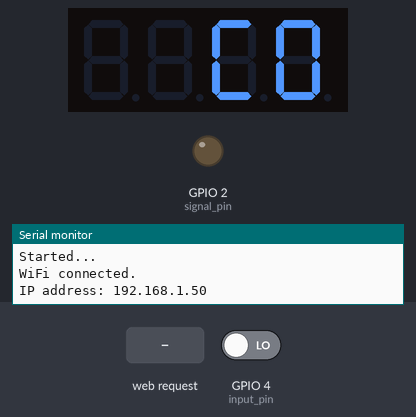
Bench run of a sketch on a simulated ESP32. Shown: 4-digit seven-segment display, output pins drawn as LEDs (lit = HIGH), the last lines printed to the serial monitor. Inputs (shaded band) come from the test bench; at power-on: GPIO 4 (input_pin) LOW. WiFi joins after 1.5 s; servers stay silent unless stated.

Above: at 1.9 s.
At 6.7 s:
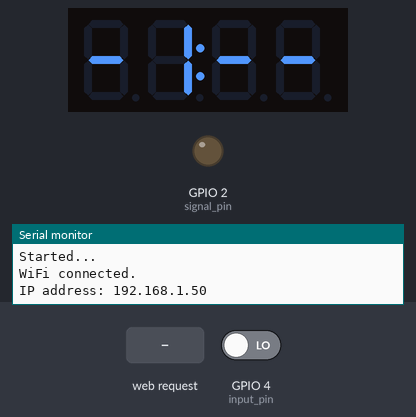
6.8 s: HTTP request GET /?b2/i10 received
At 7.9 s:
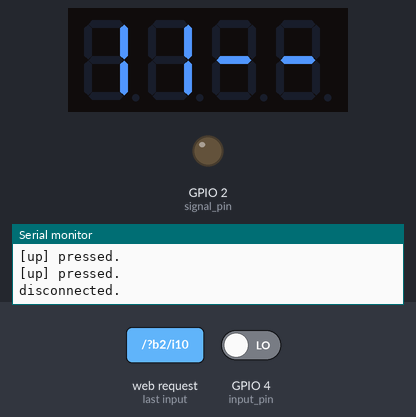
11.0 s: HTTP request GET /?b1/start received
At 11.4 s:
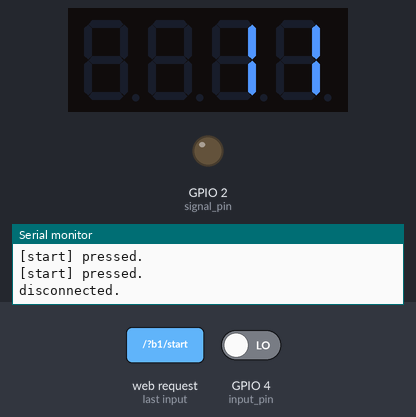
14.9 s: GPIO 4 (input_pin) driven HIGH
At 16.8 s:
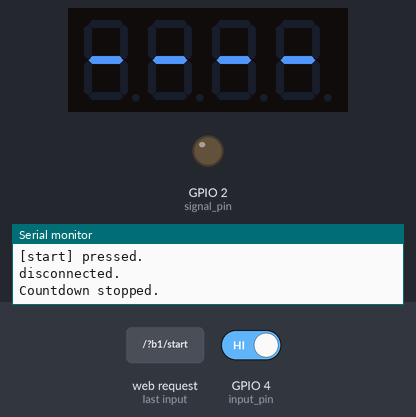
Timing chart, 0 to 18.3 s (numbered marks = the images above; inputs shaded):
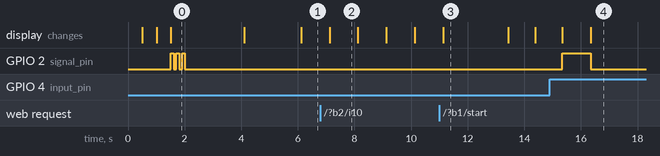

The sketch:

kitchentimer.ino
```cpp
/*****************************************************************************
  This is the "kitchentimer" sketch.

  Module        : main module, kitchentimer.ino
  Author        : Swen Hopfe (dj)
  Design        : 2018-12-20
  Last modified : 2019-01-09

  It works with the Adafruit LED 7-Segment backpacks
  with I2C interface.  It was tested with ESP32-ST,
  wiring for a wroom eboxmaker himalaya board.

 ****************************************************************************/

#include <Wire.h>
#include "Adafruit_LEDBackpack.h"
#include <Adafruit_GFX.h>
#include <WiFi.h>

// WiFi and web app stuff
const char* ssid      = "your_ssid";
const char* password  = "your_password";
WiFiServer server(80);
boolean confl = false;
const char* local_url = "192.168.178.xx";

// initialize segment display
Adafruit_7segment display = Adafruit_7segment();

// input button
const int input_pin = 4;

// output for piezo
const int signal_pin = 2;

// to switch the colon
boolean colon = false;

// one minute shortest time to go
int minutes_togo = 1;

// global display status, initial value
String kstate = "-1:--";

// action switch
// 0 - idle state
// 1 - push button pressed in status "Start" to start countdown
// 2 - push button pressed in status "Running" to stop countdown
int sfl = 0;

//----------------------------------------------------------------------------
// sound

// beeps num times with delay of 100ms
void beep(int num) {
  for(int i = 0; i < num; i++ ) {
    digitalWrite(signal_pin, true); delay(100);
    digitalWrite(signal_pin, false); delay(100);
  }
}

// switch piezo on
void beep_on() {
  digitalWrite(signal_pin, true);
  }

// switch piezo off
void beep_off() {
  digitalWrite(signal_pin, false);
  }

//----------------------------------------------------------------------------
// web server

int web(String kt_state, String refr, String bsign) {

  int retval = 0;

  // kt_state : string for the virtual display
  // refr     : refresh rate of the current site
  // bsign    : how the push button should look like

  WiFiClient client = server.available();

  // if there is a client
  if (client) {
    Serial.println("New client.");
    String linebuf = "";

    while (client.connected()) {
      if (client.available()) {
        char rd = client.read();

        // end of request is marked with an empty line and the 'newline' character
        if (rd == '\n') {
          if (linebuf.length() == 0) {
            // now we have to send our response to the client, the webpage

            // the web page header
            client.println("HTTP/1.1 200 OK");
            client.println("Content-type:text/html");
            client.println();
            client.println("<!DOCTYPE html><html>");
            client.println("<head><META name=\"viewport\" content=\"width=device-width, initial-scale=1\">");
            client.println("<META HTTP-EQUIV=\"refresh\" CONTENT=\"" + refr + "; url=http://" + local_url + "\">");

            // some styling
            client.println("<style>html {font-family: \"Helvetica\",\"Arial\",sans-serif; display: inline-block;");
            client.println("margin: 0px auto; text-align: center;}");
            client.println("h1 , h2 { font-family: \"Helvetica\",\"Arial\",sans-serif;}");
            if(bsign == "Start") client.println(".button1 { font-family: monospace; background-color: #51AE4B; border: none; color: white; padding: 15px 15px;");
            if(bsign == "Stop") client.println(".button1 { font-family: monospace; background-color: #999900; border: none; color: white; padding: 15px 15px;");
            if(bsign == "Stopped") client.println(".button1 { font-family: monospace; background-color: #0000FF; border: none; color: white; padding: 15px 15px;");
            if(bsign == "Up!") client.println(".button1 { font-family: monospace; background-color: #FF0000; border: none; color: white; padding: 15px 15px;");
            client.println("text-decoration: none; margin: 10px; font-size: 20px;}");
            client.println(".button2 { font-family: monospace; background-color: #999; border: none; color: white; padding: 15px 15px;");
            client.println("text-decoration: none; margin: 10px; font-size: 14px;}");
            client.println("</style></head>");

            // web page body
            client.println("<body><h2>kitchen timer</h2>");
            client.println("<p><h1>" + kt_state + "</h1></p>");

            if(bsign == "Stop") {
              client.println("<p><a href=\"?b1/stop\"><button class=\"button1\">" + bsign + "</button></a></p>");
            } else if (bsign == "Start") {
              client.println("<p><a href=\"?b1/start\"><button class=\"button1\">" + bsign + "</button></a></p>");
            } else {
              client.println("<p><button class=\"button1\">" + bsign + "</button></p>");
            }

            // show increase / decrease buttons only when not running
            if(bsign == "Start") {
              client.println("<p><a href=\"?b2/inc\"><button class=\"button2\">+ 1</button></a>");
              client.println("<a href=\"?b2/i10\"><button class=\"button2\">+10</button></a></p>");
              client.println("<p><a href=\"?b2/dec\"><button class=\"button2\">- 1</button></a>");
              client.println("<a href=\"?b2/d10\"><button class=\"button2\">-10</button></a></p>");
            }

            // let's close the tags and end up with a blank line
            client.println("</body></html>");
            client.println();
            break;

          } else {
            // at the end of line ('\n') clear buffer
            linebuf = "";
          }

        } else if (rd != '\r') {
          // all to add except '\r'
          linebuf += rd;
          }

        //if (rd == '\r') Serial.println(linebuf);

        // check as what the button was pushed
        if (linebuf.endsWith("GET /?b1/start HTTP/1.1")) {
          Serial.println("[start] pressed.");
          retval = 1;
          }
        if (linebuf.endsWith("GET /?b1/stop HTTP/1.1")) {
          Serial.println("[stop] pressed.");
          retval = 2;
          }
        if (linebuf.endsWith("GET /?b2/inc HTTP/1.1")) {
          Serial.println("[up] pressed.");
          retval = 4;
          }
        if (linebuf.endsWith("GET /?b2/dec HTTP/1.1")) {
          Serial.println("[down] pressed.");
          retval = 5;
          }
        if (linebuf.endsWith("GET /?b2/i10 HTTP/1.1")) {
          Serial.println("[up] pressed.");
          retval = 6;
          }
        if (linebuf.endsWith("GET /?b2/d10 HTTP/1.1")) {
          Serial.println("[down] pressed.");
          retval = 7;
          }

      }
    }
    // close the connection:
    client.stop();
    Serial.println("disconnected.");
  }
  return(retval);
}

//----------------------------------------------------------------------------

void setup() {

  // set pin for input purpose
  pinMode(input_pin, INPUT);

  // set signal pin to output
  pinMode(signal_pin, OUTPUT);
  digitalWrite(signal_pin, false);

  // start serial
  Serial.begin(115200);
  Serial.println("Started...");

  // connect to display with adress 0x70
  display.begin(0x70);

  // WiFi connect
  WiFi.begin(ssid, password);
  int wc = 0;
  // wait for connection 6*0.5=3sec
  while ((WiFi.status() != WL_CONNECTED) && (wc < 7)) {
      if(wc < 5) { if(wc==2)wc++; display.writeDigitNum(wc, 1, false);}
      display.writeDisplay();
      delay(500);
      wc++;
  }
  // message to serial and display
  // and start the server if connected
  if(WiFi.status() == WL_CONNECTED) {
    Serial.println("WiFi connected.");
    Serial.print("IP address: ");
    Serial.println(WiFi.localIP());
    display.print(0xc0, HEX);
    display.writeDisplay();
    confl = true;
    // beep 3 times
    beep(3);
  }
  else {
    Serial.println("WiFi not connected.");
    display.print(0xee, HEX);
    display.writeDisplay();
    // beep 2 times
    beep(2);
  }
  delay(2000);

  if(confl)server.begin();

  // Regular start screen
  display.println(10000);
  // this was to cause an error to display start screen "-- --"
  display.writeDigitNum(1, minutes_togo, false);
  // we've got "-1 --" now
  display.writeDisplay();
}

//----------------------------------------------------------------------------

void loop() {

  // go in if push button pressed
  if ((digitalRead(input_pin)==HIGH) || (sfl==1)) {

    sfl = 0;
    // display to go time for countdown
    display.println(minutes_togo);
    display.writeDisplay();

    delay(2300);
    //--------------------------------------------------
    // if button pressed for additional 3sec
    // increase togo time for 1min each cycle
    // and show it
    // time limit is 90min
    while ((digitalRead(input_pin)==HIGH)&&(minutes_togo < 91)){
      minutes_togo++;
      display.println(minutes_togo);
      display.writeDisplay();
      // shorting waiting time later on
      int delay_time = 1800;
      if(minutes_togo > 2) delay_time = 800;
      if(minutes_togo > 4) delay_time = 400;
      delay(delay_time);
    }
    //--------------------------------------------------
    // starting the countdown, we count seconds (minutes_togo * 60) down
    int cmin = minutes_togo;
    int csec = 0;
    boolean break_flag = false;

    for (int cntdwn = (minutes_togo * 60); cntdwn > 0; cntdwn--) {
      display.print(0000);
      display.drawColon(true);
      // splitting minutes and seconds...
      display.writeDigitNum(0, (cmin / 10) % 10, false);
      display.writeDigitNum(1, (cmin / 1) % 10, false);
      display.writeDigitNum(3, (csec / 10) % 10, false);
      display.writeDigitNum(4, (csec / 1) % 10, false);
      display.writeDisplay();
      // 950ms (below 1s) because there is something to do
      delay(950);
      // it's a "60sec/1min" system
      if (csec == 0) {csec = 60; cmin--;}
      csec--;
      //-----------------------------
      // ending up if button pressed during countdown
      // in this case the togo timer we will reset to 1min
      if ((digitalRead(input_pin)==HIGH) || (sfl==2)) {
        // proclaim it with "EEEE"
        Serial.println("Countdown stopped.");
        display.print(0xEEEE, HEX);
        display.writeDisplay();
        beep_on();
        delay(1000);
        beep_off();
        display.println(10000);
        display.writeDisplay();
        minutes_togo = 1;
        break_flag = true;
        delay(1000);
        break;
      }
      // serve the web here
      String cmin_str = String(cmin);
      String csec_str = String(csec);
      if(cmin_str.length() < 2) cmin_str = "0" + cmin_str;
      if(csec_str.length() < 2) csec_str = "0" + csec_str;
      kstate = cmin_str + ":" + csec_str;
      sfl = web(kstate, "4", "Stop");
    }
    //--------------------------------------------------
    // when time's up
    // perform the completion signal for 20 times
    // not to do, when broke before
    if (break_flag == false) {
      Serial.println("Time's up.");
      for (int cs = 0; cs < 40; cs++) {
        // let's change the display
        // from "8888"
        // ..to "----"
        beep_on();
        display.println(8888);
        display.writeDisplay();
        delay(200);
        beep_off();
        display.println(10000);
        display.writeDisplay();
        delay(200);
        // serve the web here
        kstate = "Time is up!";
        sfl = web(kstate, "4", "Up!");
        delay(500);
      }
    delay(1000);
    }
    else {
      for (int cs = 0; cs < 10; cs++) {
      delay(500);
      kstate = "Stopped.";
      sfl = web(kstate, "4", "Stopped");
      delay(500);
      }
    delay(1000);
    }

    // get the last togo timer "tt --" to display
    if(minutes_togo > 9) display.writeDigitNum(0, (minutes_togo / 10) % 10, false);
    display.writeDigitNum(1, (minutes_togo / 1) % 10, false);
    display.writeDisplay();
    // for the virtual display too
    if(minutes_togo <= 9) kstate = "-" + String(minutes_togo) + ":--";
    if(minutes_togo > 9) kstate = String(minutes_togo) + ":--";

    //--------------------------------------------------

  }

  delay(1000);
  // in idle state switch colon
  display.drawColon(colon);
  display.writeDisplay();
  // generally, this does the display switch
  // from "-- --"
  // ..to "--:--"
  if (colon) colon = false; else colon = true;

  // serve the web here
  sfl = web(kstate, "8", "Start");
  if((sfl > 3)&&(sfl < 8)) {
    if(sfl==4) {
      minutes_togo++; sfl=0; if(minutes_togo > 90)minutes_togo = 90;
    }
    if(sfl==5) {
      minutes_togo--; sfl=0; if(minutes_togo < 1)minutes_togo = 1;
    }
    if(sfl==6) {
      minutes_togo += 10; sfl=0; if(minutes_togo > 90)minutes_togo = 90;
    }
    if(sfl==7) {
      minutes_togo -= 10; sfl=0; if(minutes_togo < 1)minutes_togo = 1;
    }
    if(minutes_togo > 9) display.writeDigitNum(0, (minutes_togo / 10) % 10, false);
    display.writeDigitNum(1, (minutes_togo / 1) % 10, false);
    display.writeDisplay();
    if(minutes_togo <= 9) kstate = "-" + String(minutes_togo) + ":--";
    if(minutes_togo > 9) kstate = String(minutes_togo) + ":--";
  }
}
//----------------------------------------------------------------------------
```

Measured:
- after the input at 6.8 s, the display: changes after 0.32 s (image 2)
- after the input at 11.0 s, the display: first differs from a run without the input after 0.13 s (image 3)
- after the input at 14.9 s, GPIO 2 (signal_pin): LOW → HIGH after 0.44 s, → LOW 1.0 s later; the display: first changes after 0.44 s (image 4 shows a later state)
- what the display in image 0 shows lasts 2.6 s, from 1.5 s to 4.1 s
- what the display in image 3 shows lasts 2.3 s, from 11.1 s to 13.4 s
